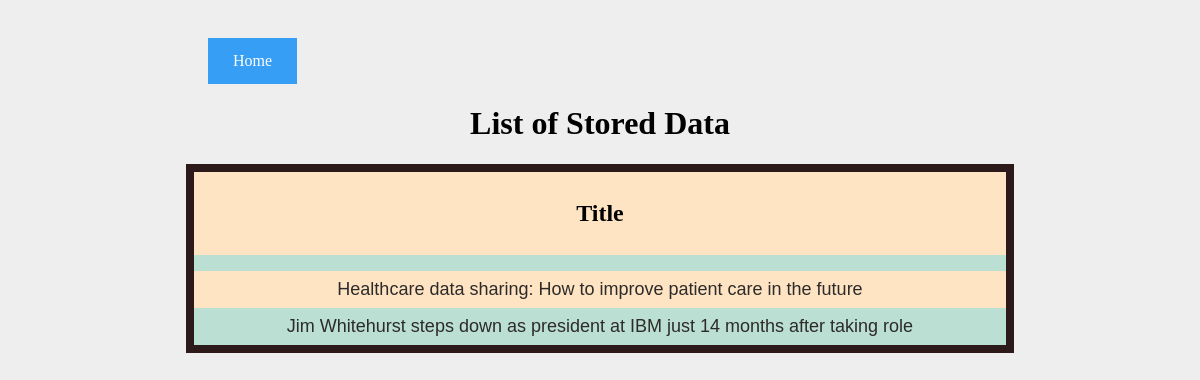
Page /data on the committed database.
### src/models.py (models this page shows, shortened)
class Content(models.Model):
    url = models.CharField(max_length=255)
    title = models.CharField(max_length=255)
    slug = models.SlugField(unique=True, max_length=255)
    text = models.TextField(blank=True)
    author = models.CharField(max_length=255, blank=True)
    posted_on = models.DateTimeField(blank=True)
    keywords = models.CharField(max_length=255, blank=True)
    names = models.CharField(max_length=255, blank=True)
    organization = models.CharField(max_length=255, blank=True)
    dates = models.CharField(max_length=255, blank=True)
    products = models.CharField(max_length=255, blank=True)
    countries = models.CharField(max_length=255, blank=True)
    locations = models.CharField(max_length=255, blank=True)
    money = models.CharField(max_length=255, blank=True)
    percentile = models.CharField(max_length=255, blank=True)
    summary = models.TextField(blank=True)

### src/views.py (the view)
# urls.py: path('data', views.list_data, name='data'),
def list_data(request):
    data = Content.objects.all()
    return render(request, "data-list.html", {"data":data})

### src/templates/data-list.html (shortened to what this page needs)
<!DOCTYPE html>
<html>
<head>
</head>
<body>
<a style="margin-left: 200px; margin-top: 30px;" class="btn" href = "{% url 'index' %}">Home</a>
<h1 align="center">List of Stored Data</h1>
<table align="center">
  <tr>
  <th><h2>Title</h2></th>
  </tr>
  <tr>
  <td>
    {% for x in data %}
    <tr>
        <td>
            <a class="data" href="{% url 'details' id=x.id %}">{{x.title}}</a>
        </td>
    </tr>
    {% endfor %}
  </td>
  </tr>
</table>
</body>
</html>

### src/templates/data-list.html (style rules this page uses)
body { background-color: #eee; }
table { border-collapse: collapse; width: 70%; padding: 20px; margin-bottom: 50px; border: 8px solid rgb(44, 25, 25); background-color: bisque; }
th, td { text-align: center; padding: 8px; }
tr:nth-child(even) { background-color: #bcdfd3; }
.btn:link, .btn:visited { background-color: #369ef4; color: white; padding: 14px 25px; text-align: center; text-decoration: none; display: inline-block; }
.data:link { text-decoration: none; font-size: large; font-weight: normal; font-family: 'Franklin Gothic Medium', 'Arial Narrow', Arial, sans-serif; color: rgb(44, 43, 41); }

### rows in the picture
Content: title "Healthcare data sharing: How to improve patient care in the future"
Content: title "Jim Whitehurst steps down as president at IBM just 14 months after taking role"
